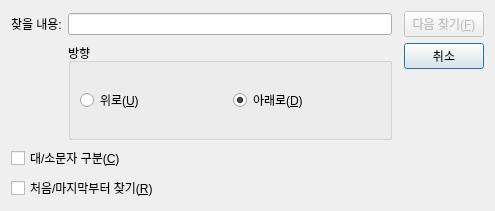
<?xml version="1.0" encoding="UTF-8"?>
<ui version="4.0">
 <class>Dialog</class>
 <widget class="QDialog" name="Dialog">
  <property name="geometry">
   <rect>
    <x>0</x>
    <y>0</y>
    <width>495</width>
    <height>211</height>
   </rect>
  </property>
  <property name="windowTitle">
   <string>찾기</string>
  </property>
  <layout class="QGridLayout" name="gridLayout_2">
   <item row="1" column="1">
    <widget class="QGroupBox" name="groupBox">
     <property name="title">
      <string>방향</string>
     </property>
     <layout class="QGridLayout" name="gridLayout_3">
      <item row="0" column="0">
       <widget class="QRadioButton" name="radioButton_Up">
        <property name="text">
         <string>위로(&amp;U)</string>
        </property>
        <property name="checked">
         <bool>false</bool>
        </property>
       </widget>
      </item>
      <item row="0" column="1">
       <widget class="QRadioButton" name="radioButton_Down">
        <property name="text">
         <string>아래로(&amp;D)</string>
        </property>
        <property name="checked">
         <bool>true</bool>
        </property>
       </widget>
      </item>
     </layout>
    </widget>
   </item>
   <item row="0" column="0">
    <widget class="QLabel" name="label">
     <property name="text">
      <string>찾을 내용:</string>
     </property>
    </widget>
   </item>
   <item row="1" column="3" alignment="Qt::AlignmentFlag::AlignTop">
    <widget class="QPushButton" name="pushButton_cancel">
     <property name="text">
      <string>취소</string>
     </property>
    </widget>
   </item>
   <item row="0" column="3">
    <widget class="QPushButton" name="pushButton_findnext">
     <property name="enabled">
      <bool>false</bool>
     </property>
     <property name="text">
      <string>다음 찾기(&amp;F)</string>
     </property>
    </widget>
   </item>
   <item row="0" column="1">
    <widget class="QLineEdit" name="lineEdit"/>
   </item>
   <item row="2" column="0" colspan="3">
    <widget class="QCheckBox" name="checkBox_CaseSenesitive">
     <property name="text">
      <string>대/소문자 구분(&amp;C)</string>
     </property>
    </widget>
   </item>
   <item row="3" column="0" colspan="3">
    <widget class="QCheckBox" name="checkBox_UpDown">
     <property name="text">
      <string>처음/마지막부터 찾기(&amp;R)</string>
     </property>
    </widget>
   </item>
  </layout>
 </widget>
 <resources/>
 <connections/>
</ui>
